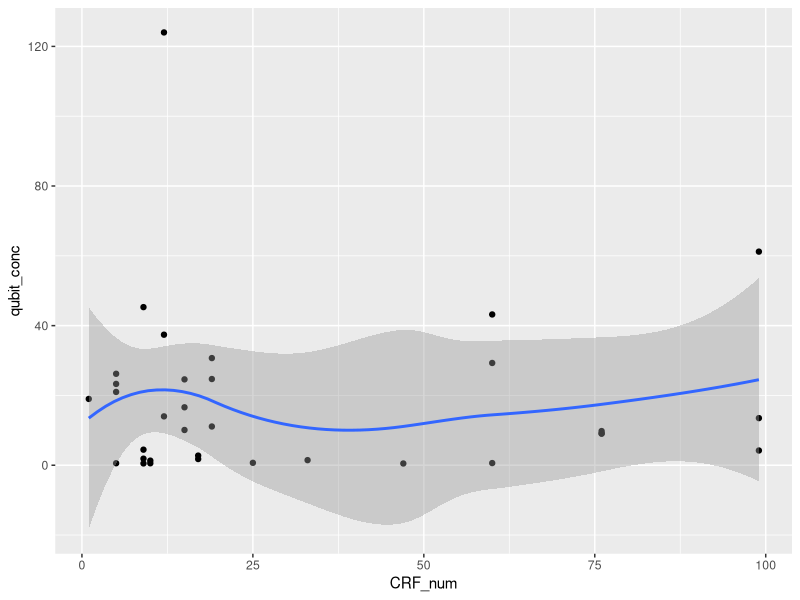
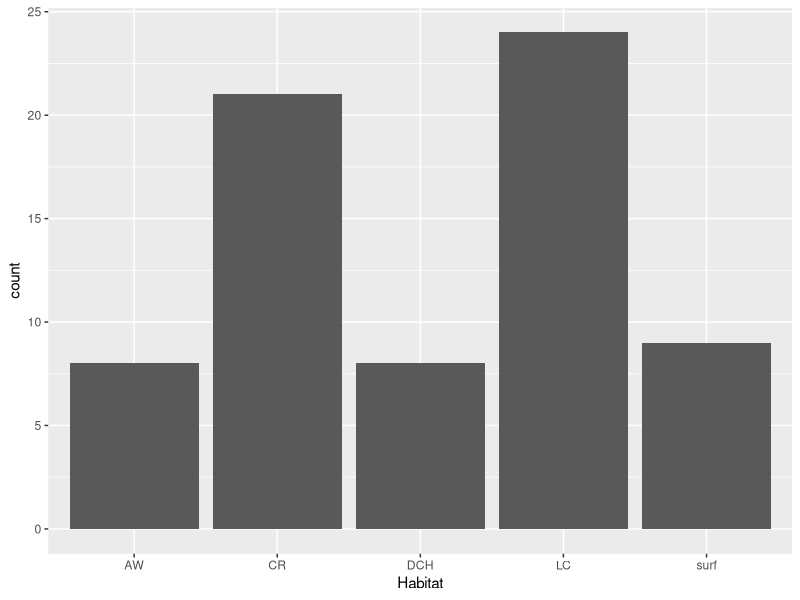
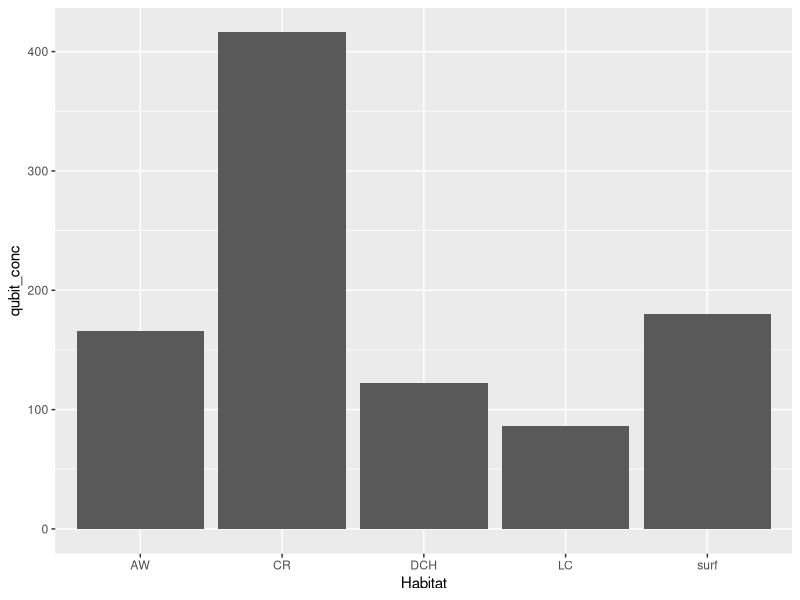

Source code (R) for these figures, in order:
# Creating plots from Qubit data

qbdata <- read.csv(file= "Data/QuBit2019_v4.csv", header = T, stringsAsFactors=F) 
head(qbdata)
library(ggplot2)

# Scatered plot of qubit values of all samples in relation to the number or cryptobenthic fish 
# that corresponds with the eDNA sample. This graph includes qubit values from eDNA samples
# that were collected from surface and away from coral heads or coral rubble habitats. This 
# samples would have corresponding values of CRF = 0, so a larger cloud of values may be 
# skewed towards 0 CRF values

ggplot(qbdata, aes(x = CRF_num, y = qubit_conc)) + geom_point() + stat_smooth()

# Lets do a bar graph to represent the number of samples by habitat type

ggplot(qbdata, aes(x = Habitat)) + geom_bar()

# Now, this is good information, but what I really want to plot is the DNA amount, or 
# qubit amount by habitat type.

ggplot(qbdata, aes(x=Habitat, y=qubit_conc)) +
  geom_bar(stat="identity")

# Wow! Not what I was expecting at all!! But wait, there are qubit_conc values higher
# than max value in data 124

# Calculate average qubit_conc values by habitat type






